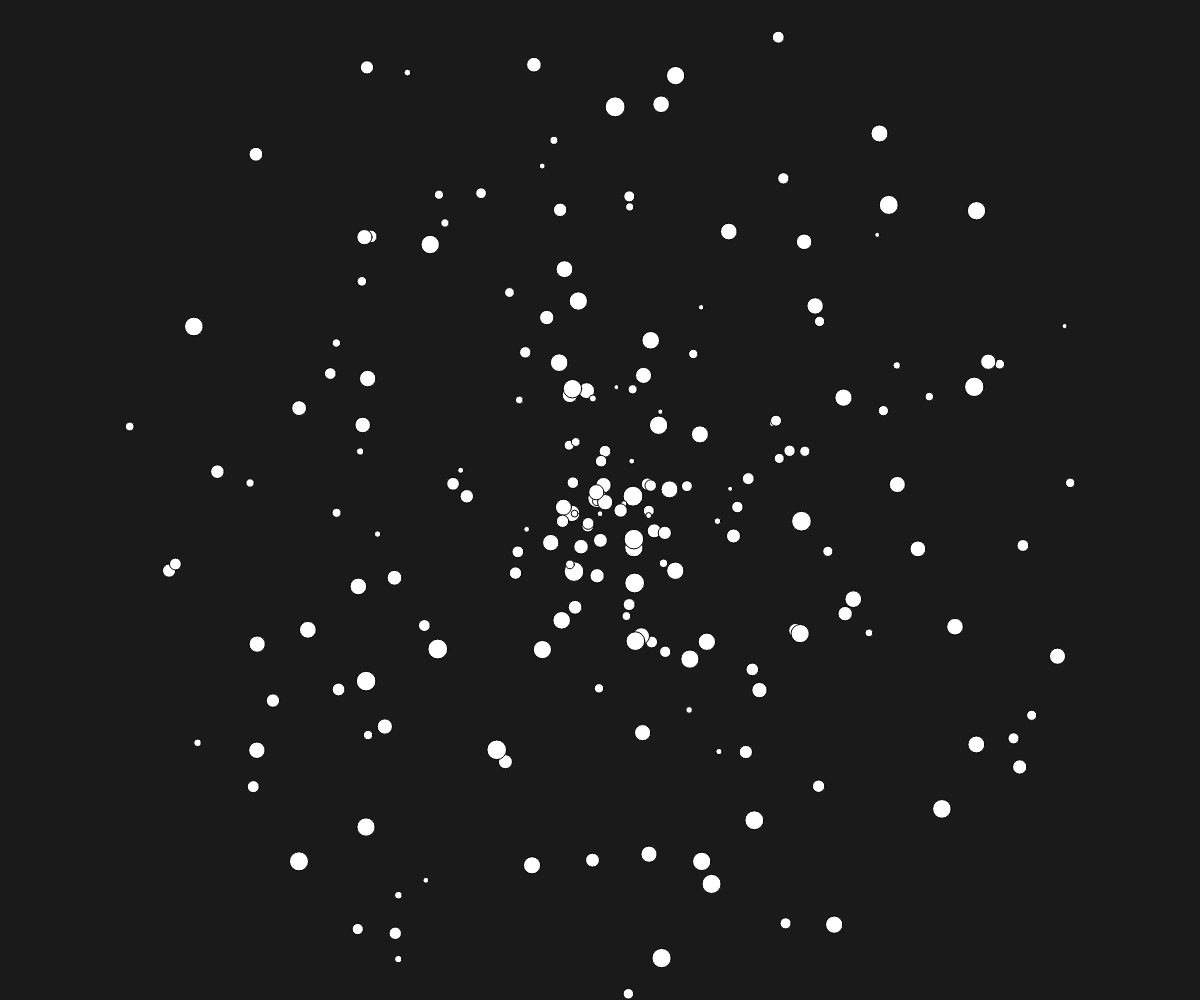
Frame 1 (no input)
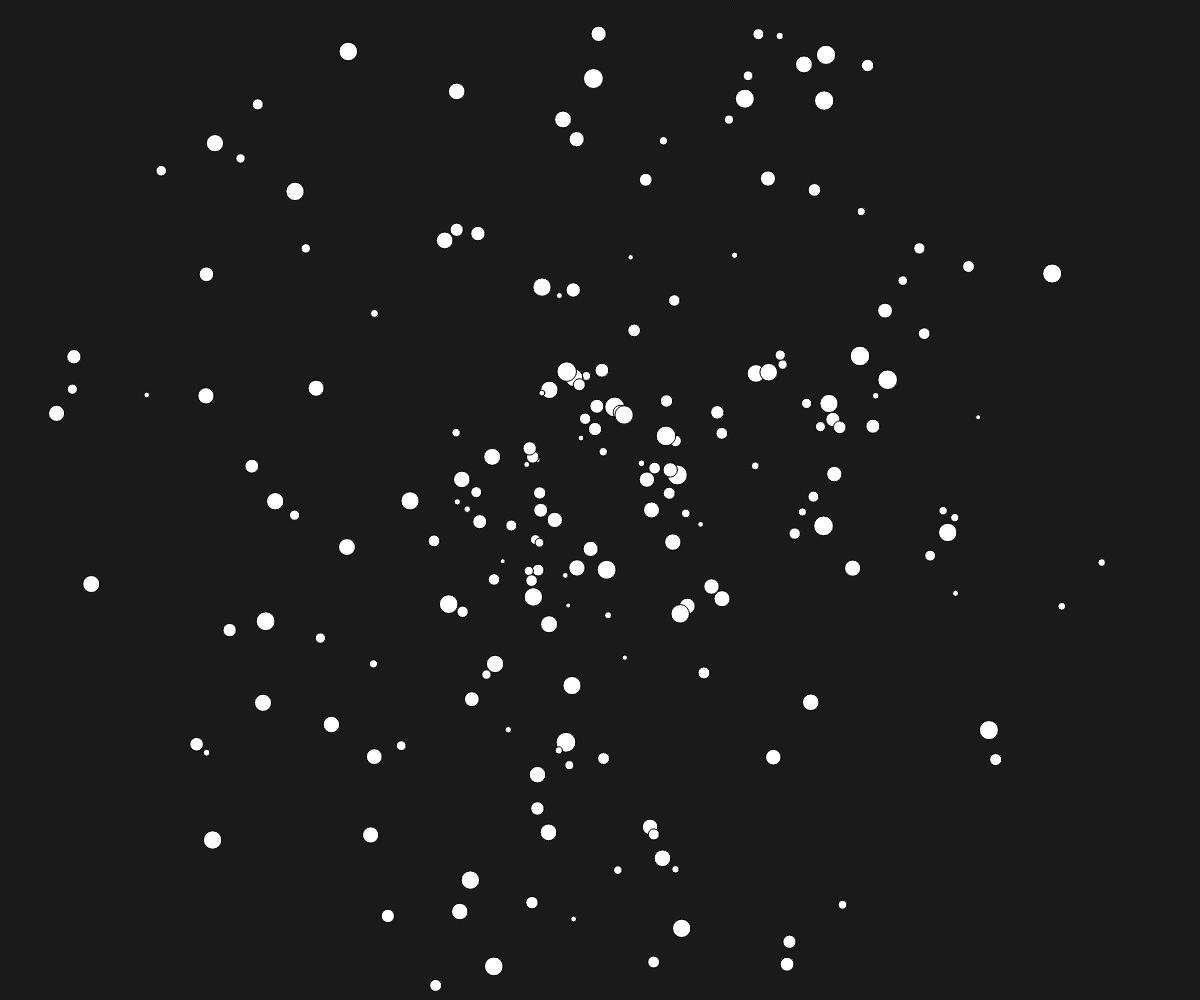
Frame 60 (no input)
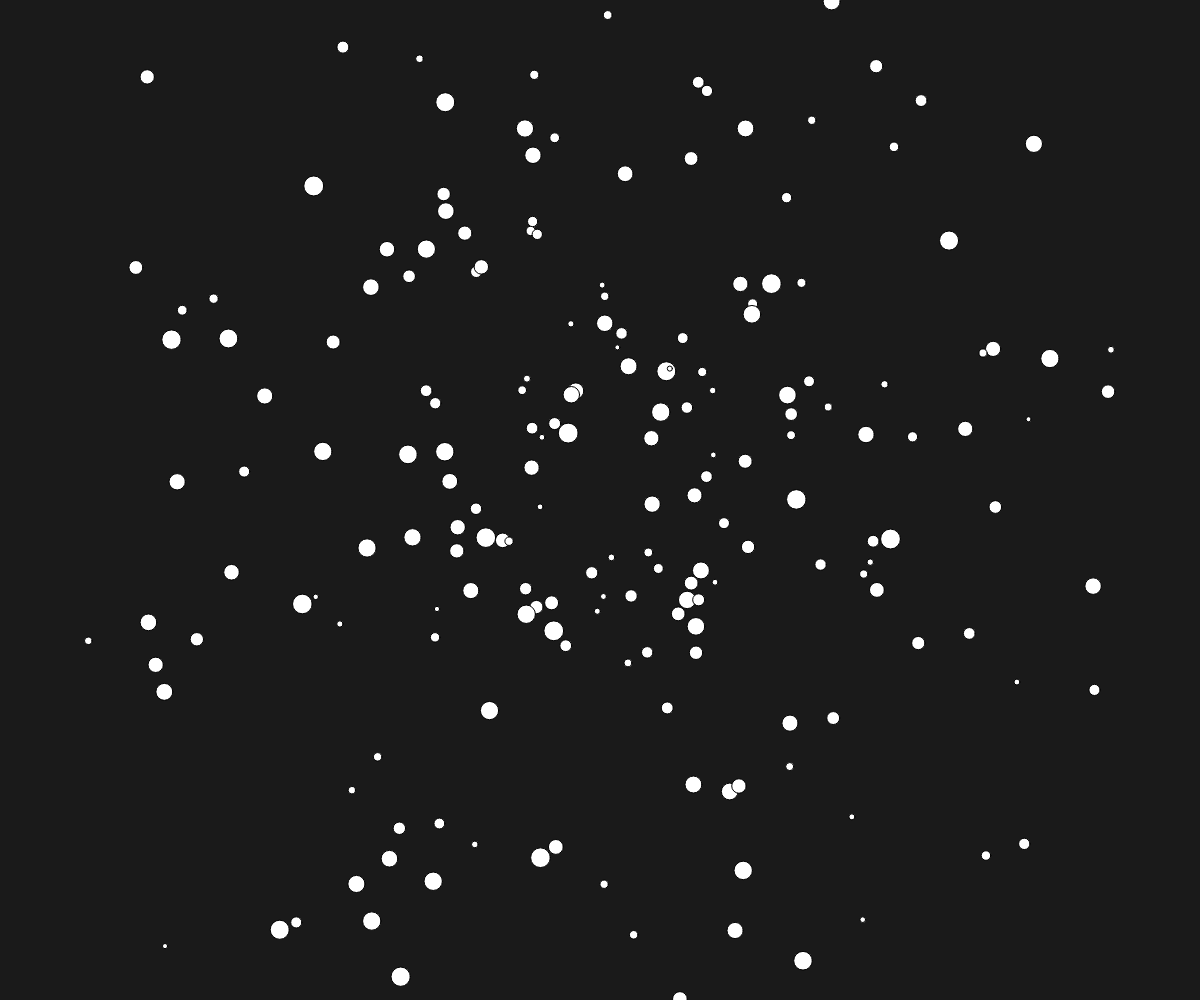
Frame 120 (the mouse pressed at the canvas centre since frame 60)

The p5.js sketch that drew these frames (run headless with seeded random() and noise() and a simulated clock; from frame 60 on, the mouse is pressed at the canvas centre):

// p5.js sketch
// ── sketch.js
const MIN_BODY_DIAMETER = 5
const MAX_BODY_DIAMETER = 20

let tornado

let center

function cart(r, t) {
    const x = r * cos(t)
    const y = r * sin(t)

    return [x, y]
}

function setup() {
    createCanvas(windowWidth, windowHeight);
    colorMode(HSB)

    center = {
        x: width / 2,
        y: height / 2
    }

    tornado = new Tornado(min(width, height) / 2)
}

function draw() {
    background(0, 0, 10);
    translate(center.x, center.y)

    tornado.update()
    tornado.render()
}

function mouseDragged(){
    center = {
        x: mouseX,
        y: mouseY
    }
}

function touchStarted() {
    for (let touch of touches) {
        center = {
            x: touch.x,
            y: touch.y
        }
    }
}

// ── Body.js
class Body{
    constructor(r, theta, d){
        this.d = d

        this.r = r
        this.theta = theta

        this.minSpeed = 0.01
        this.calcSpeed()

        cart(this.r, this.theta)

        this.eyeR = 50
    }

    calcSpeed(){
        if (this.r < this.eyeR){
            this.speed = this.minSpeed
        } else {
            this.speed = map(this.r, this.eyeR, width/2, 0.3, 0)
        }
    }

    render(){
        const [x, y] = cart(this.r, this.theta) 
        circle(x, y, this.d)
    }

    update(){
        this.calcSpeed()
        this.theta += this.speed
        this.r += this.speed > this.minSpeed ? random(-4, 5) : 1
    }
}
// ── Tornado.js
class Tornado {
    constructor(radius) {
        this.totalRadius = radius
        this.eyeRadius = 30
        this.numBodies = 200
        
        this.bodies = []
        for (let i = 0; i < this.numBodies; i++){
            this.bodies.push(new Body(random(0, this.totalRadius), random(TWO_PI), random(5, 20)))
        }
    }

    render(){
        this.bodies.forEach(body => {
            body.render()
        })
    }

    update(){
        this.bodies.forEach(body => {
            body.calcSpeed(this.totalRadius, this.eyeRadius)
            body.update()
        })
    }
}
